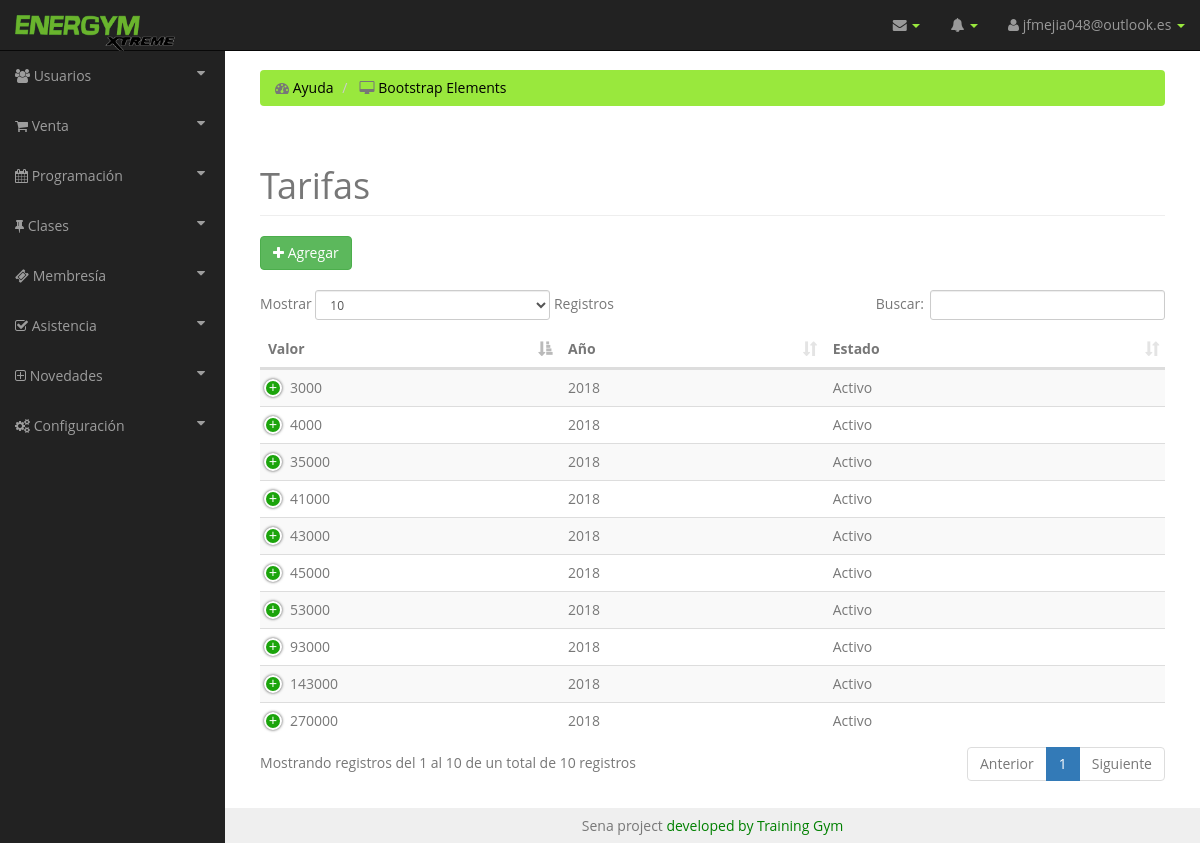
The page /Tarifas/index (signed in) on the database its author committed.
### tables this page shows
CREATE TABLE `tarifas` (
  `idtarifas` int(11) NOT NULL,
  `valor` int(11) DEFAULT NULL,
  `year` varchar(15) DEFAULT NULL,
  `estadoTarifa` varchar(15) DEFAULT 'Activo'
);

### application/Controller/TarifasController.php (called while the page is built, shortened)
<?php
class TarifasController{
    public function index()
    {
        $tarifa = new Tarifas();
        $registros= $tarifa->listar();
        include APP.'view/_templates/headerAdmin.php';
        include APP.'view/Tarifas/index.php';
        include APP.'view/_templates/footerAdmin.php';
        }
}
?>

### public/index.php (called while the page is built, shortened)
<?php
$app = new Application();

### application/Core/Model.php (called while the page is built, shortened)
<?php
class Model
{
    private function openDatabaseConnection()
    {
        $options = array(PDO::ATTR_DEFAULT_FETCH_MODE => PDO::FETCH_OBJ, PDO::ATTR_ERRMODE => PDO::ERRMODE_WARNING);
        if (DB_TYPE == "pgsql") {
            $databaseEncodingenc = " options='--client_encoding=" . DB_CHARSET . "'";
        } else {
            $databaseEncodingenc = "; charset=" . DB_CHARSET;
        }
        $this->db = new PDO(DB_TYPE . ':host=' . DB_HOST . ';dbname=' . DB_NAME . $databaseEncodingenc, DB_USER, DB_PASS, $options);
    }
}

### application/Model/Tarifas.php (called while the page is built, shortened)
<?php
class Tarifas extends Model{
    public function listar()
    {
        $sql =  "CALL SP_listarTarifa";
        $query = $this->db->prepare($sql);
        $query->execute();
        return $query->fetchAll();
    }
}
?>

### application/view/tarifas/index.php (the view, shortened to what this page needs)
<div id="page-wrapper">
  <div class="container-fluid">
    <ol class="breadcrumb">
      <li class="hover">
        <i class="fa fa-dashboard"></i> <a href="..." id="eti">Ayuda</a>
      </li>
      <li class="active">
        <i class="fa fa-desktop"></i> <a href="..." id="eti">Bootstrap Elements</a>
      </li>
    </ol>
    <div class="row">
      <div class="col-lg-12">
        <h1 class="page-header">
         Tarifas
       </h1>
       <a href="<?= URL ?>Tarifas/crear" class="btn btn-success"><i class= "fa fa-plus"></i> Agregar</a>
       <br><br>
       <div class="table-responsive">
         <table class="table table-striped" id="dataTable">
          <thead>
            <tr>
              <th>Valor</th>
              <th>Año</th>
              <th>Estado</th>
            </tr>
          </thead>
          <tbody>
            <?php foreach($registros as $key => $value): ?>
              <tr>
                <td><?= $value->valor?></td>
                <td><?= $value->year?></td>
                <td><?= $value->estadoTarifa?></td>
              </tr>
            <?php endforeach ?>
          </tbody>
        </table>
      </div>
    </div>
  </div>
</div>
</div>

### public/css/sb-admin.css (style rules this page uses)
body { margin-top: 100px; background-color: #222; }
@media (min-width:768px) { body { margin-top: 50px; } }
#page-wrapper { width: 100%; padding: 0; background-color: #fff; }
@media (min-width:768px) { #page-wrapper { padding: 10px; } }

### public/css/style1.css (style rules this page uses)
body { background: #efefef; font-family: 'Open Sans', sans-serif; color: #777; }
#eti { color: black; }
.breadcrumb { background-color: #99e83d !important; }
#page-wrapper { padding: 20px !important; }

### rows shown on the page
tarifas: valor "4000", year "2018", estadoTarifa "Activo"
tarifas: valor "35000", year "2018", estadoTarifa "Activo"
tarifas: valor "53000", year "2018", estadoTarifa "Activo"
tarifas: valor "43000", year "2018", estadoTarifa "Activo"
tarifas: valor "93000", year "2018", estadoTarifa "Activo"
tarifas: valor "143000", year "2018", estadoTarifa "Activo"
tarifas: valor "270000", year "2018", estadoTarifa "Activo"
tarifas: valor "41000", year "2018", estadoTarifa "Activo"
tarifas: valor "45000", year "2018", estadoTarifa "Activo"
tarifas: valor "3000", year "2018", estadoTarifa "Activo"

### other values the page prints
$_SESSION["instructor"] "jfmejia048@outlook.es"
